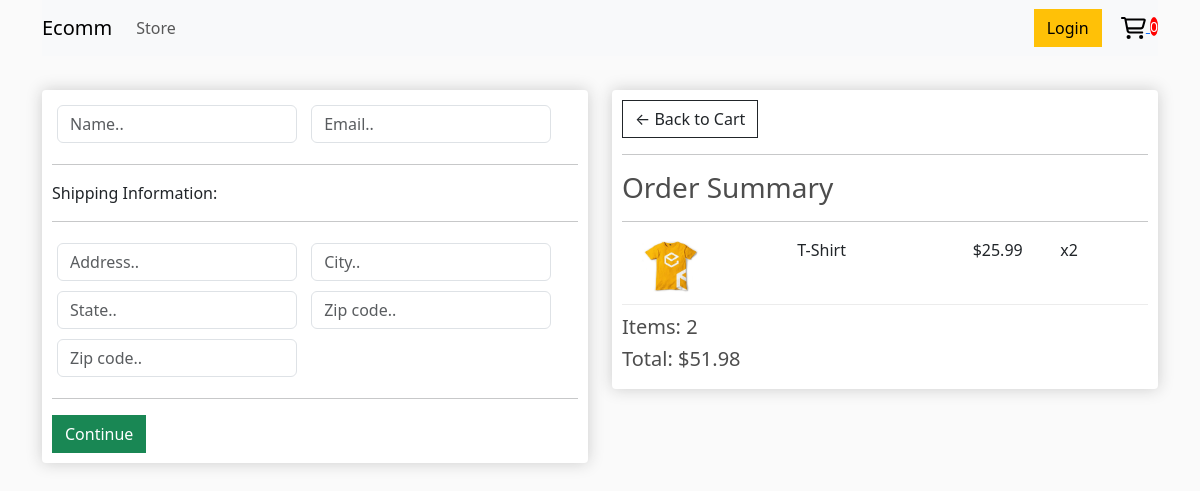
/checkout/ (signed in), run on an earlier commit of the app's database.
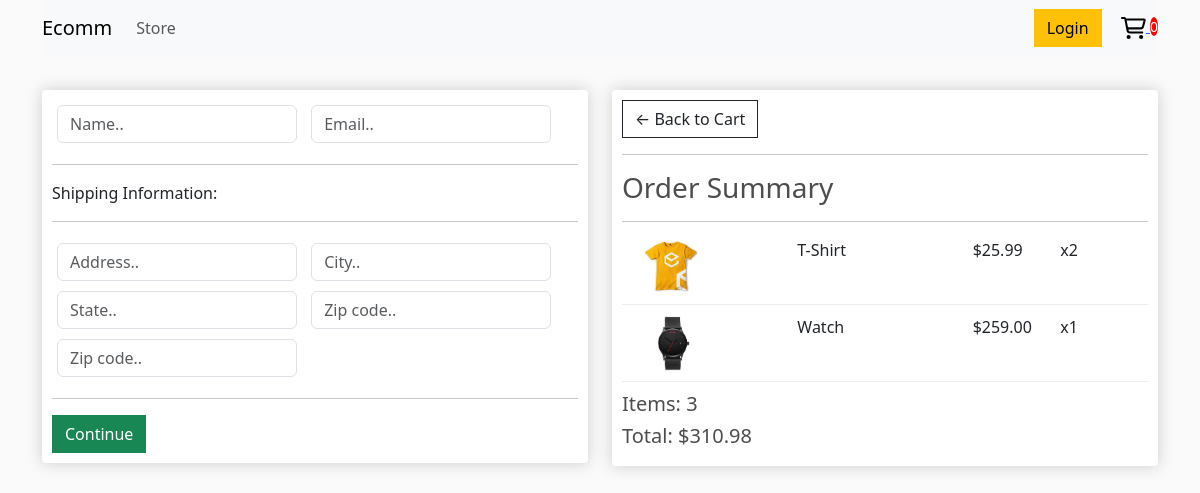
And on a later commit of the database.
### store/models.py (models this page shows, shortened)
class OrderItem(models.Model):
    product = models.ForeignKey(Product, on_delete=models.SET_NULL, null=True)
    order = models.ForeignKey(Order, on_delete=models.SET_NULL, null=True)
    quantity = models.IntegerField(default=0, null=True, blank=True)
    date_added = models.DateTimeField(auto_now_add=True)
    @property
    def get_total(self):
        total = self.product.price * self.quantity
        return total

class Product(models.Model):
    name = models.CharField(max_length=200)
    price = models.FloatField()
    digital = models.BooleanField(default=False, null=True, blank=True)
    image = models.ImageField(null=True, blank=True)
    @property
    def imageURL(self):
        try:
            url = self.image.url
        except:
            url = ""
        return url

class Order(models.Model):
    customer = models.ForeignKey(
        Customer, on_delete=models.SET_NULL, null=True, blank=True
    )
    date_ordered = models.DateTimeField(auto_now_add=True)
    complete = models.BooleanField(default=False)
    transaction_id = models.CharField(max_length=100, null=True)
    @property
    def get_cart_total(self):
        orderitems = self.orderitem_set.all()
        total = sum([item.get_total for item in orderitems])
        return total
    @property
    def get_cart_items(self):
        orderitems = self.orderitem_set.all()
        total = sum([item.quantity for item in orderitems])
        return total

### store/views.py (the view)
# urls.py: path("checkout/", views.checkout, name="checkout"),
def checkout(request):
    if request.user.is_authenticated:
        customer = request.user.customer
        order, created = Order.objects.get_or_create(customer=customer, complete=False)
        items = order.orderitem_set.all()
    else:
        items = []
        order = {"get_cart_total": 0, "get_cart_items": 0}
    context = {"items": items, "order": order}
    return render(request, "store/checkout.html", context)

### store/templates/store/checkout.html (shortened to what this page needs)
{% extends 'store/main.html' %}
{% load static %}
{% block content %}
     <div class="row">
		<div class="col-lg-6">
			<div class="box-element" id="form-wrapper">
				<form id="form">
					<div id="user-info">
						<div class="form-field">
							<input required class="form-control" type="text" name="name" placeholder="Name..">
						</div>
						<div class="form-field">
							<input required class="form-control" type="email" name="email" placeholder="Email..">
						</div>
					</div>
					<div id="shipping-info">
						<hr>
						<p>Shipping Information:</p>
						<hr>
						<div class="form-field">
							<input class="form-control" type="text" name="address" placeholder="Address..">
						</div>
						<div class="form-field">
							<input class="form-control" type="text" name="city" placeholder="City..">
						</div>
						<div class="form-field">
							<input class="form-control" type="text" name="state" placeholder="State..">
						</div>
						<div class="form-field">
							<input class="form-control" type="text" name="zipcode" placeholder="Zip code..">
						</div>
						<div class="form-field">
							<input class="form-control" type="text" name="country" placeholder="Zip code..">
						</div>
					</div>
					<hr>
					<input id="form-button" class="btn btn-success btn-block" type="submit" value="Continue">
				</form>
			</div>
			<br>
		</div>
		<div class="col-lg-6">
			<div class="box-element">
				<a  class="btn btn-outline-dark" href="{% url 'cart' %}">&#x2190; Back to Cart</a>
				<hr>
				<h3>Order Summary</h3>
				<hr>
				{% for item in items %}
				<div class="cart-row">
					<div style="flex:2"><img class="row-image" src="{{item.product.imageURL}}"></div>
					<div style="flex:2"><p>{{item.product.name}}</p></div>
					<div style="flex:1"><p>${{item.product.price|floatformat:2}}</p></div>
					<div style="flex:1"><p>x{{item.quantity}}</p></div>
				</div>
				{% endfor %}
				<h5>Items:   {{order.get_cart_items}}</h5>
				<h5>Total:   ${{order.get_cart_total|floatformat:2}}</h5>
			</div>
		</div>
	</div>
{% endblock content %}

What changed in the data, as far as the page shows it:
added OrderItem: product.imageURL (picture), product.name "Watch", product.price "259.00", quantity "1"
computed for Order: get_cart_items "2" → "3"; get_cart_total "51.98" → "310.98"
